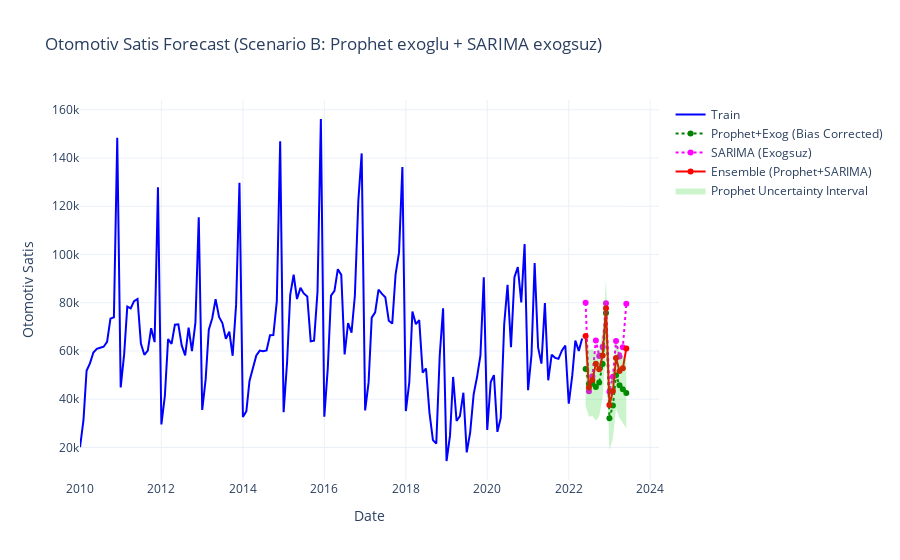

The cell this chart's notebook holds for it:
### Markdown cell above
# Part 5 Model Load and Predict

You can directly run these 2 cells if you want to forecast with the saved model.

### Code cell
def prepare_features(df, target_col=None):
    df_out = df.copy()
    df_out = df_out.rename(columns={"Date": "ds"})
    if target_col is not None:
        df_out = df_out.rename(columns={target_col: "y"})

    df_out["crisis_dummy"] = ((df_out["ds"] >= "2018-01-01") & 
                              (df_out["ds"] <= "2020-12-31")).astype(int)

    for var in ["EUR/TL", "Faiz", "Kredi Stok", "OTV Orani"]:
        df_out[var] = df[var].values
    return df_out


train = pd.read_csv(r"data/final_data/train.csv")
train["Date"] = pd.to_datetime(train["Date"])
df_train = prepare_features(train, target_col="Otomotiv Satis")

test = pd.read_csv(r"data/final_data/test_filled.csv")
test["Date"] = pd.to_datetime(test["Date"])
df_test = prepare_features(test)


bundle = joblib.load("models/otomotiv_satis/prophet_model.pkl")
prophet_model, bias = bundle["model"], bundle["bias"]

sarima_model = joblib.load("models/otomotiv_satis/sarima_model.pkl")


forecast_prophet = prophet_model.predict(df_test)
forecast_prophet["yhat_bias_corrected"] = forecast_prophet["yhat"] + bias
forecast_prophet["yhat_lower_bias"] = forecast_prophet["yhat_lower"] + bias
forecast_prophet["yhat_upper_bias"] = forecast_prophet["yhat_upper"] + bias

sarima_forecast = sarima_model.get_forecast(steps=len(df_test))
yhat_sarima = sarima_forecast.predicted_mean.values


alpha = 0.5
yhat_ensemble = alpha * forecast_prophet["yhat_bias_corrected"].values + (1 - alpha) * yhat_sarima


fig = go.Figure()


fig.add_trace(go.Scatter(
    x=df_train["ds"], y=df_train["y"],
    mode="lines",
    name="Train",
    line=dict(color="blue")
))


fig.add_trace(go.Scatter(
    x=df_test["ds"], y=forecast_prophet["yhat_bias_corrected"],
    mode="lines+markers",
    name="Prophet+Exog (Bias Corrected)",
    line=dict(color="green", dash="dot"),
    marker=dict(size=6)
))


fig.add_trace(go.Scatter(
    x=df_test["ds"], y=yhat_sarima,
    mode="lines+markers",
    name="SARIMA (Exogsuz)",
    line=dict(color="magenta", dash="dot"),
    marker=dict(size=6)
))


fig.add_trace(go.Scatter(
    x=df_test["ds"], y=yhat_ensemble,
    mode="lines+markers",
    name="Ensemble (Prophet+SARIMA)",
    line=dict(color="red"),
    marker=dict(size=6)
))


fig.add_trace(go.Scatter(
    x=list(df_test["ds"]) + list(df_test["ds"][::-1]),
    y=list(forecast_prophet["yhat_upper_bias"]) + list(forecast_prophet["yhat_lower_bias"][::-1]),
    fill="toself",
    fillcolor="rgba(0,200,0,0.2)",
    line=dict(color="rgba(255,255,255,0)"),
    hoverinfo="skip",
    name="Prophet Uncertainty Interval"
))

fig.update_layout(
    title="Otomotiv Satis Forecast (Scenario B: Prophet exoglu + SARIMA exogsuz)",
    xaxis_title="Date",
    yaxis_title="Otomotiv Satis",
    hovermode="x unified",
    template="plotly_white"
)

fig.show()

### Figure 1 — Plotly figure (JSON) as saved in the notebook; plotly's stock layout.template omitted (floating-point values rounded to 4 significant figures; data arrays with more than 128 entries replaced by an {"elided": "..."} marker saying what was removed)
{"data": [{"line": {"color": "blue"}, "mode": "lines", "name": "Train", "type": "scatter", "x": {"elided": "149 str values"}, "y": {"elided": "149 float values"}}, {"line": {"color": "green", "dash": "dot"}, "marker": {"size": 6}, "mode": "lines+markers", "name": "Prophet+Exog (Bias Corrected)", "type": "scatter", "x": ["2022-06-01T00:00:00.000000000", "2022-07-01T00:00:00.000000000", "2022-08-01T00:00:00.000000000", "2022-09-01T00:00:00.000000000", "2022-10-01T00:00:00.000000000", "2022-11-01T00:00:00.000000000", "2022-12-01T00:00:00.000000000", "2023-01-01T00:00:00.000000000", "2023-02-01T00:00:00.000000000", "2023-03-01T00:00:00.000000000", "2023-04-01T00:00:00.000000000", "2023-05-01T00:00:00.000000000", "2023-06-01T00:00:00.000000000"], "y": [52520.0, 46370.0, 46450.0, 45080.0, 46960.0, 54570.0, 75710.0, 32080.0, 37430.0, 49950.0, 45790.0, 44070.0, 42520.0]}, {"line": {"color": "magenta", "dash": "dot"}, "marker": {"size": 6}, "mode": "lines+markers", "name": "SARIMA (Exogsuz)", "type": "scatter", "x": ["2022-06-01T00:00:00.000000000", "2022-07-01T00:00:00.000000000", "2022-08-01T00:00:00.000000000", "2022-09-01T00:00:00.000000000", "2022-10-01T00:00:00.000000000", "2022-11-01T00:00:00.000000000", "2022-12-01T00:00:00.000000000", "2023-01-01T00:00:00.000000000", "2023-02-01T00:00:00.000000000", "2023-03-01T00:00:00.000000000", "2023-04-01T00:00:00.000000000", "2023-05-01T00:00:00.000000000", "2023-06-01T00:00:00.000000000"], "y": [79940.0, 43320.0, 49550.0, 64360.0, 57880.0, 61740.0, 79740.0, 43120.0, 49350.0, 64160.0, 57680.0, 61540.0, 79540.0]}, {"line": {"color": "red"}, "marker": {"size": 6}, "mode": "lines+markers", "name": "Ensemble (Prophet+SARIMA)", "type": "scatter", "x": ["2022-06-01T00:00:00.000000000", "2022-07-01T00:00:00.000000000", "2022-08-01T00:00:00.000000000", "2022-09-01T00:00:00.000000000", "2022-10-01T00:00:00.000000000", "2022-11-01T00:00:00.000000000", "2022-12-01T00:00:00.000000000", "2023-01-01T00:00:00.000000000", "2023-02-01T00:00:00.000000000", "2023-03-01T00:00:00.000000000", "2023-04-01T00:00:00.000000000", "2023-05-01T00:00:00.000000000", "2023-06-01T00:00:00.000000000"], "y": [66230.0, 44840.0, 48000.0, 54720.0, 52420.0, 58150.0, 77720.0, 37600.0, 43390.0, 57050.0, 51740.0, 52800.0, 61030.0]}, {"fill": "toself", "fillcolor": "rgba(0,200,0,0.2)", "hoverinfo": "skip", "line": {"color": "rgba(255,255,255,0)"}, "name": "Prophet Uncertainty Interval", "type": "scatter", "x": ["2022-06-01T00:00:00", "2022-07-01T00:00:00", "2022-08-01T00:00:00", "2022-09-01T00:00:00", "2022-10-01T00:00:00", "2022-11-01T00:00:00", "2022-12-01T00:00:00", "2023-01-01T00:00:00", "2023-02-01T00:00:00", "2023-03-01T00:00:00", "2023-04-01T00:00:00", "2023-05-01T00:00:00", "2023-06-01T00:00:00", "2023-06-01T00:00:00", "2023-05-01T00:00:00", "2023-04-01T00:00:00", "2023-03-01T00:00:00", "2023-02-01T00:00:00", "2023-01-01T00:00:00", "2022-12-01T00:00:00", "2022-11-01T00:00:00", "2022-10-01T00:00:00", "2022-09-01T00:00:00", "2022-08-01T00:00:00", "2022-07-01T00:00:00", "2022-06-01T00:00:00"], "y": [66760.0, 60310.0, 60800.0, 58290.0, 60390.0, 68670.0, 89630.0, 46250.0, 52140.0, 64220.0, 59390.0, 57960.0, 56300.0, 27960.0, 30120.0, 32210.0, 36180.0, 23840.0, 18830.0, 60930.0, 40900.0, 32880.0, 31030.0, 33000.0, 32720.0, 37310.0]}], "layout": {"hovermode": "x unified", "title": {"text": "Otomotiv Satis Forecast (Scenario B: Prophet exoglu + SARIMA exogsuz)"}, "xaxis": {"title": {"text": "Date"}}, "yaxis": {"title": {"text": "Otomotiv Satis"}}}}
